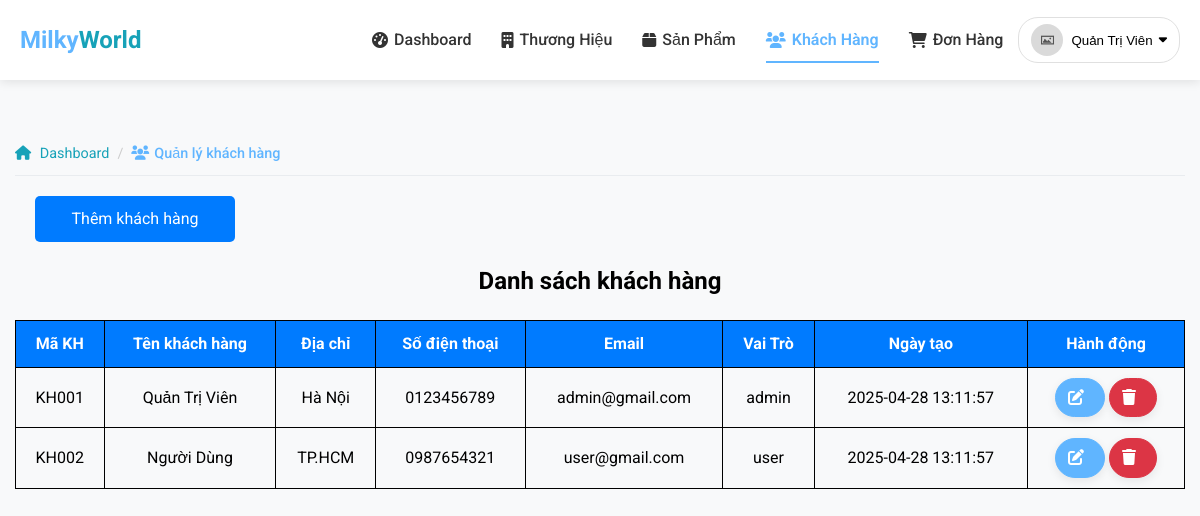
Screenshot of /admin/customers/index.php (signed in) with the database file from the repository.
### tables this page shows
CREATE TABLE IF NOT EXISTS KhachHang (
    MaKH varchar(10) NOT NULL,
    TenKH varchar(255) NOT NULL,
    Email varchar(255) NOT NULL,
    MatKhau varchar(255) NOT NULL,
    DiaChi varchar(255) DEFAULT '',
    SoDienThoai varchar(20) DEFAULT '',
    VaiTro enum('admin', 'user') NOT NULL DEFAULT 'user',
    Avatar varchar(255) DEFAULT NULL,
    TrangThai tinyint(1) NOT NULL DEFAULT 1 COMMENT '1: Hoạt động, 0: Bị khóa',
    TokenReset varchar(255) DEFAULT NULL,
    TokenExpire datetime DEFAULT NULL,
    NgayTao datetime DEFAULT CURRENT_TIMESTAMP,
    NgayCapNhat datetime DEFAULT CURRENT_TIMESTAMP ON UPDATE CURRENT_TIMESTAMP,
    PRIMARY KEY (MaKH),
    UNIQUE KEY unique_email (Email)
);

### admin/customers/index.php (the view)
<?php
require_once("../../layouts/admin/header.php");
$khSQL = "SELECT * FROM khachhang";
$kq = mysqli_query($conn, $khSQL);
?>
<body>
    <div class="container">
        <div class="breadcrumb-container fade-in" style="animation-delay: 0.1s;">
            <ul class="breadcrumb">
                <li><a href="../index.php"><i class="fas fa-home"></i> Dashboard</a></li>
                <li class="active">
                    <span><i class="fas fa-users"></i>Quản lý khách hàng</span>
                </li>
            </ul>
        </div>
        <div class="main fade-in" style="animation-delay: 0.1s;">
            <a href="add.php" class="btnThem">Thêm khách hàng</a>
        </div>
        <div class="inf fade-in" style="animation-delay: 0.1s;">
            <h2>Danh sách khách hàng</h2>
        </div>
        <table border="1px" class="fade-in" style="animation-delay: 0.1s;">
            <tr>
                <th>Mã KH</th>
                <th>Tên khách hàng</th>
                <th>Địa chỉ</th>
                <th>Số điện thoại</th>
                <th>Email</th>
                <th>Vai Trò</th>
                <th>Ngày tạo</th>
                <th>Hành động</th>
            </tr>
            <?php
            while ($row = mysqli_fetch_assoc($kq)) {
            ?>
                <tr>
                    <td><?php echo $row['MaKH']; ?></td>
                    <td><?php echo $row['TenKH']; ?></td>
                    <td><?php echo $row['DiaChi']; ?></td>
                    <td><?php echo $row['SoDienThoai']; ?></td>
                    <td><?php echo $row['Email']; ?></td>
                    <td><?php echo $row['VaiTro']; ?></td>
                    <td><?php echo $row['NgayTao']; ?></td>
                    <td>
                        <a class="btn btn-primary" href="edit.php?id=<?php echo $row['MaKH']; ?>"><i class="fas fa-edit"></i></a>
                        <a class="btn btn-danger" href="delete.php?id=<?php echo $row['MaKH']; ?>"
                            onclick="return confirm('Bạn có chắc chắn muốn xóa khách hàng này?')"><i class="fas fa-trash"></i></a>
                    </td>
                </tr>
            <?php
            }
            ?>
        </table>
    </div>
</body>

### assets/css/main.css (style rules this page uses)
:root { --primary-color: #60B5FF; --secondary-color: #6c757d; --accent-color: #17a2b8; --light-color: #f8f9fa; --dark-color: #343a40; --success-color: #28a745; --danger-color: #dc3545; --warning-color: #ffc107; --info-color: #17a2b8; --header-bg: #ffffff; --header-text: #333; --header-hover: #60B5FF; --footer-bg: #493D9E; --dropdown-hover: #f1f5ff; --container-padding: 15px; --section-spacing: 60px 0; --card-padding: 20px; --item-margin: 30px; --border-radius-sm: 8px; --border-radius-md: 12px; --border-radius-lg: 50px; --shadow-sm: 0 3px 10px rgba(0, 0, 0, 0.08); --shadow-md: 0 5px 15px rgba(0, 0, 0, 0.08); --shadow-lg: 0 15px 30px rgba(0, 0, 0, 0.1); }
* { box-sizing: border-box; margin: 0; padding: 0; }
body { min-height: 100vh; display: flex; flex-direction: column; font-family: 'Roboto', sans-serif; background-color: var(--light-color); line-height: 1.6; }
.container { width: 100%; max-width: 1200px; padding: 0 var(--container-padding); margin: 0 auto; }
h1, h2, h3, h4, h5, h6 { font-weight: 700; margin-bottom: 1rem; }
.btn { display: inline-block; font-weight: 500; text-align: center; text-decoration: none; vertical-align: middle; cursor: pointer; border: 1px solid transparent; padding: .375rem .75rem; font-size: 1rem; border-radius: 50px; transition: all 0.3s ease; box-shadow: var(--shadow-sm); }
.btn i { margin-right: 8px; }
.btn-primary { background-color: var(--primary-color); color: white; border-color: var(--primary-color); }
.btn-danger { background-color: var(--danger-color); color: white; border-color: var(--danger-color); }
.fade-in { opacity: 0; animation: fadeIn 0.6s ease forwards; }
.breadcrumb-container { margin-top: 20px; }
.breadcrumb { display: flex; list-style: none; padding: 10px 0; flex-wrap: wrap; border-bottom: 1px solid #e9ecef; }
.breadcrumb li { font-size: 0.9rem; color: var(--secondary-color); }
.breadcrumb li:not(:last-child):after { content: '/'; margin: 0 8px; color: #ccc; }
.breadcrumb a { color: var(--secondary-color); text-decoration: none; transition: color 0.3s ease; }
.breadcrumb i { margin-right: 5px; }
.breadcrumb .active { color: var(--primary-color); font-weight: 500; }

### assets/css/admin.css (style rules this page uses)
.btnThem { margin: 20px; padding: 10px 20px; font-size: 16px; background-color: #007bff; color: white; border: none; border-radius: 5px; text-decoration: none; display:block; width:200px; }
.inf h2 { text-align: center; }
.main a { text-align: center; }
table { width: 100%; border-collapse: collapse; margin: 20px 0; }
table th { background-color: #007bff; color: #fff; }
table th, table td { padding: 10px; text-align: center; border: 1px solid black; }

### assets/css/layouts.css (style rules this page uses)
:root { --primary-color: #60B5FF; --secondary-color: #17a2b8; --dark-color: #343a40; --light-color: #f8f9fa; --gray-color: #6c757d; --footer-bg: #493D9E; --footer-text: rgba(255, 255, 255, 0.7); --header-bg: #ffffff; --header-text: #333; --header-hover: #60B5FF; }
html, body { height: 100%; margin: 0; padding: 0; }
body { display: flex; flex-direction: column; min-height: 100vh; }
.container { flex: 1 0 auto; }

### rows the page displays
khachhang: MaKH "KH001", TenKH "Quản Trị Viên", DiaChi "Hà Nội", SoDienThoai "0123456789", Email "admin@gmail.com", VaiTro "admin", NgayTao "2025-04-28 13:11:57"
khachhang: MaKH "KH002", TenKH "Người Dùng", DiaChi "TP.HCM", SoDienThoai "0987654321", Email "user@gmail.com", VaiTro "user", NgayTao "2025-04-28 13:11:57"

### other values shown
$data['name'] "Dashboard"
$data['name'] "Thương Hiệu"
$data['name'] "Sản Phẩm"
$data['name'] "Khách Hàng"
$data['name'] "Đơn Hàng"
$user['TenKH'] "Quản Trị Viên"
